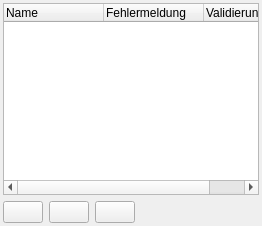
     <widget class="QWidget" name="m_pqwValidation">
      <attribute name="title">
       <string>Validierungen</string>
      </attribute>
      <layout class="QVBoxLayout" name="verticalLayout_10">
       <property name="leftMargin">
        <number>3</number>
       </property>
       <property name="topMargin">
        <number>3</number>
       </property>
       <property name="rightMargin">
        <number>3</number>
       </property>
       <property name="bottomMargin">
        <number>3</number>
       </property>
       <item>
        <widget class="QTreeWidget" name="m_pqtwValidations">
         <column>
          <property name="text">
           <string>Name</string>
          </property>
         </column>
         <column>
          <property name="text">
           <string>Fehlermeldung</string>
          </property>
         </column>
         <column>
          <property name="text">
           <string>Validierungsart</string>
          </property>
         </column>
        </widget>
       </item>
       <item>
        <layout class="QHBoxLayout" name="horizontalLayout_5">
         <item>
          <widget class="QPushButton" name="m_pqpbNewValidation">
           <property name="text">
            <string/>
           </property>
           <property name="icon">
            <iconset resource="../../../guilibraries/wmsqml/src/wmsqml.qrc">
             <normaloff>:/icons/new24.png</normaloff>:/icons/new24.png</iconset>
           </property>
           <property name="iconSize">
            <size>
             <width>24</width>
             <height>24</height>
            </size>
           </property>
          </widget>
         </item>
         <item>
          <widget class="QPushButton" name="m_pqpbEditValidation">
           <property name="text">
            <string/>
           </property>
           <property name="icon">
            <iconset resource="../../../guilibraries/wmsqml/src/wmsqml.qrc">
             <normaloff>:/icons/edit24.png</normaloff>:/icons/edit24.png</iconset>
           </property>
           <property name="iconSize">
            <size>
             <width>24</width>
             <height>24</height>
            </size>
           </property>
          </widget>
         </item>
         <item>
          <widget class="QPushButton" name="m_pqpbDeleteValidation">
           <property name="text">
            <string/>
           </property>
           <property name="icon">
            <iconset resource="../../../guilibraries/wmsqml/src/wmsqml.qrc">
             <normaloff>:/icons/delete24.png</normaloff>:/icons/delete24.png</iconset>
           </property>
           <property name="iconSize">
            <size>
             <width>24</width>
             <height>24</height>
            </size>
           </property>
          </widget>
         </item>
         <item>
          <spacer name="horizontalSpacer_3">
           <property name="orientation">
            <enum>Qt::Horizontal</enum>
           </property>
           <property name="sizeHint" stdset="0">
            <size>
             <width>40</width>
             <height>20</height>
            </size>
           </property>
          </spacer>
         </item>
        </layout>
       </item>
      </layout>
     </widget>
